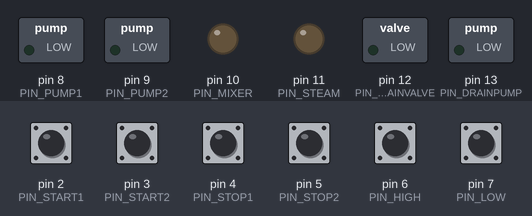
Simulated run of this sketch. Board: Arduino Uno, built with avr-gcc and run on an emulated ATmega328P. On the bench: switched loads named in the sketch (green lamp = pin HIGH), output pins drawn as LEDs (lit = HIGH). Inputs (shaded band) come from the test bench; at power-on: pin 2 (PIN_START1), pin 3 (PIN_START2), pin 4 (PIN_STOP1), pin 5 (PIN_STOP2), pin 6 (PIN_HIGH), pin 7 (PIN_LOW) HIGH.

Above: at 1.2 s.
1.3 s: pin 2 (PIN_START1) pulled LOW for 0.15 s
At 1.6 s:
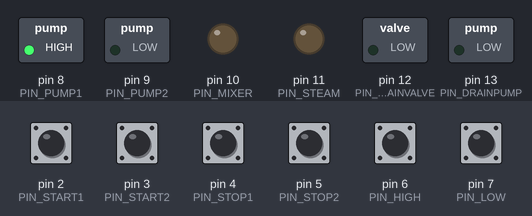
2.9 s: pin 3 (PIN_START2) pulled LOW for 0.15 s
At 4.0 s:
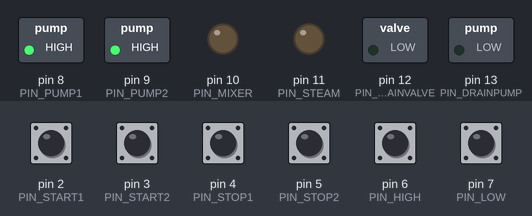
4.5 s: pin 4 (PIN_STOP1) pulled LOW for 0.15 s
At 5.3 s:
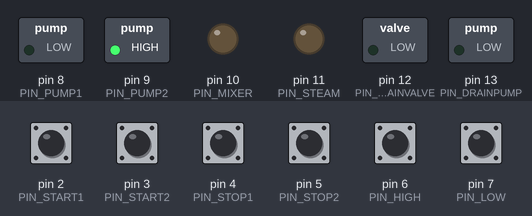
6.1 s: pin 6 (PIN_HIGH) pulled LOW for 0.15 s
At 6.5 s:
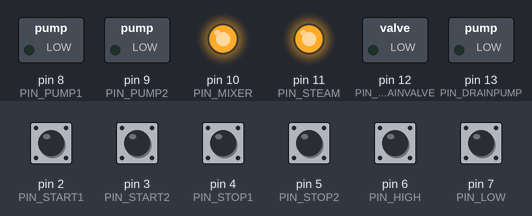
Timing chart, 0 to 17.5 s (numbered marks = the images above; inputs shaded):
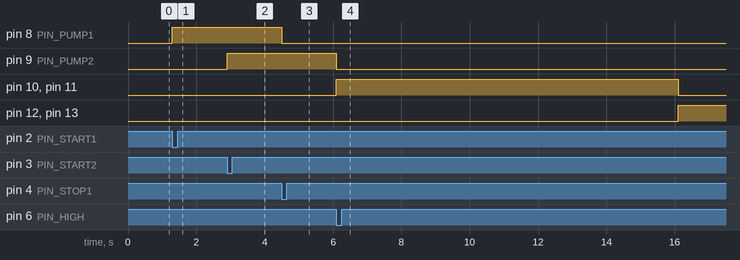

The sketch:

ex02_misturador_tinta.ino
```cpp
const int PIN_START1 = 2;
const int PIN_START2 = 3;
const int PIN_STOP1  = 4;
const int PIN_STOP2  = 5;
const int PIN_HIGH   = 6;
const int PIN_LOW    = 7;

const int PIN_PUMP1      = 8;
const int PIN_PUMP2      = 9;
const int PIN_MIXER      = 10;
const int PIN_STEAM      = 11;
const int PIN_DRAINVALVE = 12;
const int PIN_DRAINPUMP  = 13;

const unsigned long TEMPO_MISTURA = 10000UL;

enum Estado { ENCHENDO, MISTURANDO, DRENANDO };
Estado estado = ENCHENDO;

bool pump1Latch = false;
bool pump2Latch = false;
unsigned long tMistura = 0;
unsigned int contadorCiclos = 0;

void setup() {
  pinMode(PIN_START1, INPUT_PULLUP);
  pinMode(PIN_START2, INPUT_PULLUP);
  pinMode(PIN_STOP1,  INPUT_PULLUP);
  pinMode(PIN_STOP2,  INPUT_PULLUP);
  pinMode(PIN_HIGH,   INPUT_PULLUP);
  pinMode(PIN_LOW,    INPUT_PULLUP);

  pinMode(PIN_PUMP1, OUTPUT);
  pinMode(PIN_PUMP2, OUTPUT);
  pinMode(PIN_MIXER, OUTPUT);
  pinMode(PIN_STEAM, OUTPUT);
  pinMode(PIN_DRAINVALVE, OUTPUT);
  pinMode(PIN_DRAINPUMP,  OUTPUT);
}

void loop() {
  bool start1 = (digitalRead(PIN_START1) == LOW);
  bool start2 = (digitalRead(PIN_START2) == LOW);
  bool stop1  = (digitalRead(PIN_STOP1)  == LOW);
  bool stop2  = (digitalRead(PIN_STOP2)  == LOW);
  bool nivelAlto  = (digitalRead(PIN_HIGH) == LOW);
  bool nivelBaixo = (digitalRead(PIN_LOW)  == LOW);

  switch (estado) {

    case ENCHENDO:

      if (start1 && !nivelAlto) pump1Latch = true;
      if (stop1 || nivelAlto)   pump1Latch = false;


      if (start2 && !nivelAlto) pump2Latch = true;
      if (stop2 || nivelAlto)   pump2Latch = false;

      digitalWrite(PIN_PUMP1, pump1Latch ? HIGH : LOW);
      digitalWrite(PIN_PUMP2, pump2Latch ? HIGH : LOW);


      if (nivelAlto) {
        digitalWrite(PIN_PUMP1, LOW);
        digitalWrite(PIN_PUMP2, LOW);
        pump1Latch = false;
        pump2Latch = false;
        digitalWrite(PIN_MIXER, HIGH);
        digitalWrite(PIN_STEAM, HIGH);
        tMistura = millis();
        estado = MISTURANDO;
      }
      break;

    case MISTURANDO:
      if (millis() - tMistura >= TEMPO_MISTURA) {
        digitalWrite(PIN_MIXER, LOW);
        digitalWrite(PIN_STEAM, LOW);
        digitalWrite(PIN_DRAINVALVE, HIGH);
        digitalWrite(PIN_DRAINPUMP,  HIGH);
        estado = DRENANDO;
      }
      break;

    case DRENANDO:
      if (nivelBaixo) {
        digitalWrite(PIN_DRAINVALVE, LOW);
        digitalWrite(PIN_DRAINPUMP,  LOW);
        contadorCiclos++;
        estado = ENCHENDO;
      }
      break;
  }
}
```

Measured:
- after the input at 1.3 s, pin 8 (PIN_PUMP1): LOW → HIGH at once
- after the input at 2.9 s, pin 9 (PIN_PUMP2): LOW → HIGH at once
- after the input at 4.5 s, pin 8 (PIN_PUMP1): HIGH → LOW at once
- after the input at 6.1 s, pin 9 (PIN_PUMP2): HIGH → LOW at once; pin 10 (PIN_MIXER), pin 11 (PIN_STEAM): LOW → HIGH at once, → LOW 10.0 s later; pin 12 (PIN_DRAINVALVE), pin 13 (PIN_DRAINPUMP): LOW → HIGH after 10.0 s
